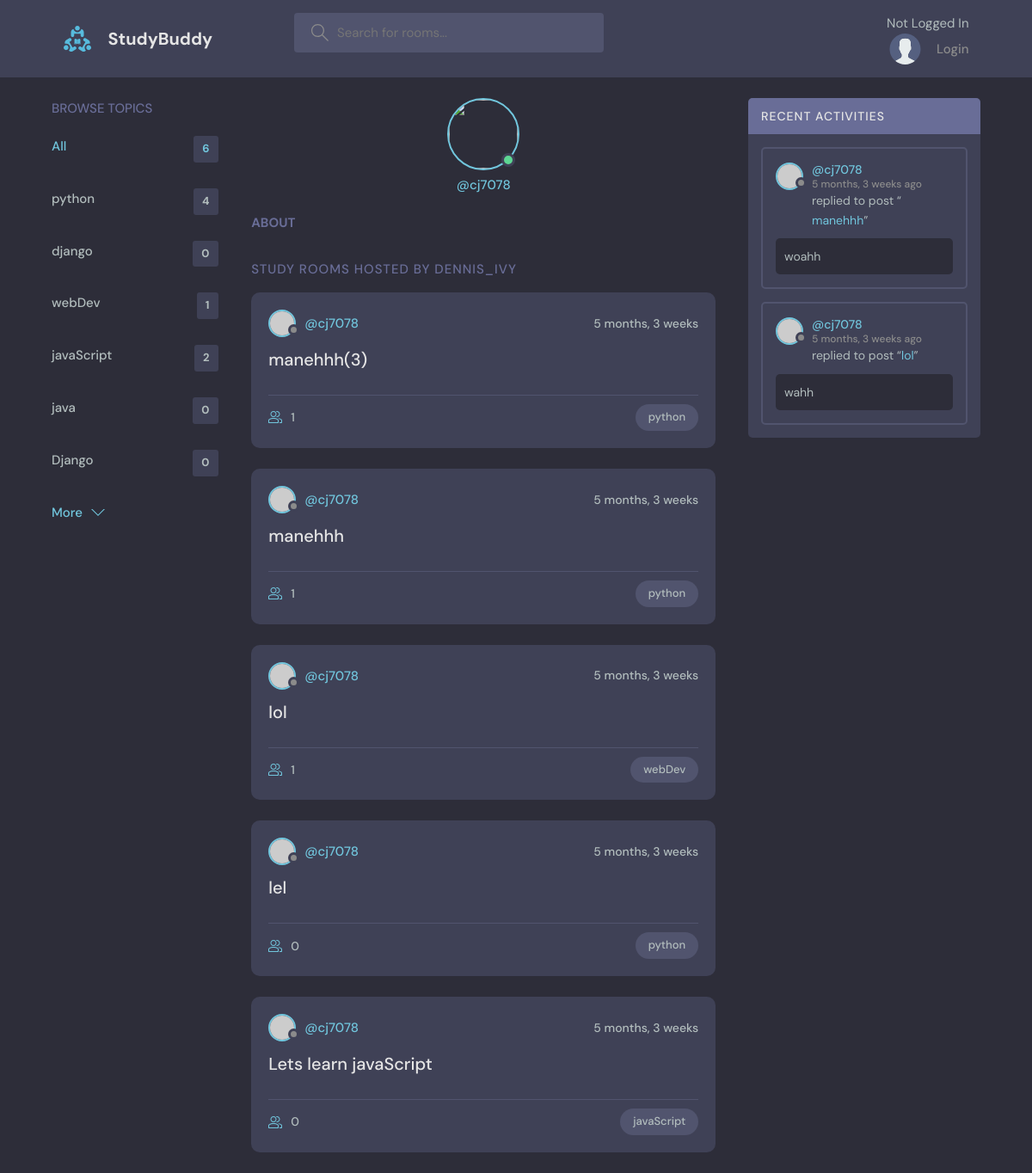
Page /profile/1/ on the committed database.
### base/models.py (models this page shows, shortened)
class Topic(models.Model):
    name = models.CharField(max_length=200)

class Room(models.Model):
    host = models.ForeignKey(User ,on_delete=models.SET_NULL, null=True)
    topic = models.ForeignKey(Topic ,on_delete=models.SET_NULL, null=True)
    name = models.CharField(max_length=200)
    description = models.TextField(null=True, blank=True)
    participants = models.ManyToManyField(User, related_name='participants', blank=True)
    update = models.DateTimeField(auto_now=True)
    created = models.DateTimeField(auto_now_add=True)
    class Meta:
        ordering = ['-update', '-created']

class Message(models.Model):
    user = models.ForeignKey(User ,on_delete=models.CASCADE)
    room = models.ForeignKey(Room, on_delete=models.CASCADE)
    body = models.TextField()
    update = models.DateTimeField(auto_now=True)
    created = models.DateTimeField(auto_now_add=True)
    class Meta:
        ordering = ['-update', '-created']

### base/views.py (the view)
# urls.py: path('profile/<str:pk>/', views.profile , name="user-profile"),
def profile(request,pk):
    user = User.objects.get(id=pk)
    rooms = user.room_set.all()
    room_messages = user.message_set.all()
    topics = Topic.objects.all()
    context = {'user':user,'rooms':rooms,'topics':topics,'room_messages': room_messages }
    return render(request, 'base/profile.html', context)

### base/templates/base/profile.html (shortened to what this page needs)
{% extends 'main.html' %}
{% block content %}
<main class="profile-page layout layout--3">
  <div class="container">
    {% include 'base/topics_component.html' %}
    <div class="roomList">
      <div class="profile">
        <div class="profile__avatar">
          <div class="avatar avatar--large active">
            <img src="{{user.avatar.url}}" />
          </div>
        </div>
        <div class="profile__info">
          <p>@{{user.username}}</p>
        </div>
        <div class="profile__about">
          <h3>About</h3>
        </div>
      </div>
      <div class="roomList__header">
        <div>
          <h2>Study Rooms Hosted by dennis_ivy</a>
          </h2>
        </div>
      </div>
      {% include 'base/room_component.html' %}
    </div>
    {% include 'base/activity_component.html' %}
</main>
{% endblock content %}

### templates/main.html (shortened to what this page needs)
<!DOCTYPE html>
{% load static %}
<html lang="en">
  <head>
    <link rel="stylesheet" href="{% static 'styles/style.css'%}" />
  </head>
  <body>
    {% include "navbar.html" %}
    {% block content %}
    {% endblock content %}
  </body>
</html>

### templates/navbar.html (shortened to what this page needs)
{% load static %}
<header class="header header--loggedIn">
    <div class="container">
      <a href=" {% url 'home' %} " class="header__logo">
        <img src="{% static 'images/logo.svg'%}" />
        <h1>StudyBuddy</h1>
      </a>
      <form class="header__search" method="GET" action="{% url 'home' %}">
        <label>
          <input name="q" placeholder="Search for rooms..." />
        </label>
      </form>
      <nav class="header__menu">
        {% if request.user.is_authenticated  %}
        <div class="header__user">
          <a href="{% url 'user-profile' request.user.id %}">
            <div class="avatar avatar--medium active">
              <img src="https://randomuser.me/api/portraits/men/37.jpg" />
            </div>
            <p>{{request.user.username}} <span>@{{request.user.username}}</span></p>
          </a>
          <button class="dropdown-button">
            <svg version="1.1" xmlns="http://www.w3.org/2000/svg" width="32" height="32" viewBox="0 0 32 32">
              <title>chevron-down</title>
              <path d="M16 21l-13-13h-3l16 16 16-16h-3l-13 13z"></path>
            </svg>
          </button>
        </div>
        {% else %}
         Not Logged In
        <a href="{% url 'login'  %}">
          <img src="{% static 'images/avatar.svg'%}"/>
          <p>Login</p>
        </a>
{% endif %}
      </nav>
    </div>
  </header>

### base/templates/base/topics_component.html
<div class="topics">
    <div class="topics__header">
      <h2>Browse Topics</h2>
    </div>
    <ul class="topics__list">
      <li>
        <a href="{% url 'home' %}" class="active">All <span>{{topics.count}}</span></a>
      </li>
      {% for topic in topics  %}
      <li>
        <a href="{% url 'home' %}?q={{topic.name}}">{{topic.name}} <span>{{topic.room_set.all.count}}</span></a>
      </li>
      {% endfor %}
    </ul>
    <a class="btn btn--link" href="topics.html">
      More
      <svg version="1.1" xmlns="http://www.w3.org/2000/svg" width="32" height="32" viewBox="0 0 32 32">
        <title>chevron-down</title>
        <path d="M16 21l-13-13h-3l16 16 16-16h-3l-13 13z"></path>
      </svg>
    </a>
  </div>

### base/templates/base/room_component.html (shortened to what this page needs)
{% for room in rooms %}
<div class="roomListRoom">
    <div class="roomListRoom__header">
      <a href="{% url 'user-profile' room.host.id %}" class="roomListRoom__author">
        <div class="avatar avatar--small">
          <img src="https://randomuser.me/api/portraits/women/11.jpg" />
        </div>
        <span>@{{room.host.username}}</span>
      </a>
      <div class="roomListRoom__actions">
        <span>{{room.created|timesince}}</span>
      </div>
    </div>
    <div class="roomListRoom__content">
      <a href="{%  url 'room' room.id %}">{{room.name}}</a>
    </div>
    <div class="roomListRoom__meta">
      <a href="{%  url 'room' room.id %}" class="roomListRoom__joined">
        {{room.participants.all.count}}
      </a>
      <p class="roomListRoom__topic">{{room.topic.name}}</p>
    </div>
  </div>
{% endfor %}

### base/templates/base/activity_component.html (shortened to what this page needs)
<div class="activities">
    <div class="activities__header">
      <h2>Recent Activities</h2>
    </div>
    {% for message in room_messages  %}
    <div class="activities__box">
      <div class="activities__boxHeader roomListRoom__header">
        <a href="{% url 'user-profile' message.user.id %}" class="roomListRoom__author">
          <div class="avatar avatar--small">
            <img src="https://randomuser.me/api/portraits/women/11.jpg" />
          </div>
          <p>
            @{{message.user}}
            <span>{{message.created|timesince}} ago</span>
          </p>
        </a>
      </div>
      <div class="activities__boxContent">
        <p>replied to post “<a href="{% url 'room' message.room.id  %}">{{message.room.name}}</a>”</p>
        <div class="activities__boxRoomContent">
          {{message.body}}
        </div>
      </div>
    </div>
    {% endfor %}
    </div>
  </div>

### rows in the picture
Topic: name "python", room_set.all.count "4"
Topic: name "django", room_set.all.count "0"
Topic: name "webDev", room_set.all.count "1"
Topic: name "javaScript", room_set.all.count "2"
Topic: name "java", room_set.all.count "0"
Topic: name "Django", room_set.all.count "0"
Room: host.username "cj7078", created "5 months, 3 weeks", name "manehhh(3)", participants.all.count "1", topic.name "python"
Room: host.username "cj7078", created "5 months, 3 weeks", name "manehhh", participants.all.count "1", topic.name "python"
Room: host.username "cj7078", created "5 months, 3 weeks", name "lol", participants.all.count "1", topic.name "webDev"
Room: host.username "cj7078", created "5 months, 3 weeks", name "lel", participants.all.count "0", topic.name "python"
Room: host.username "cj7078", created "5 months, 3 weeks", name "Lets learn javaScript", participants.all.count "0", topic.name "javaScript"
Message: user "cj7078", created "5 months, 3 weeks", room.name "manehhh", body "woahh"
Message: user "cj7078", created "5 months, 3 weeks", room.name "lol", body "wahh"

### other values in the picture
{{ topics.count }} "6"
{{ user.username }} "cj7078"
